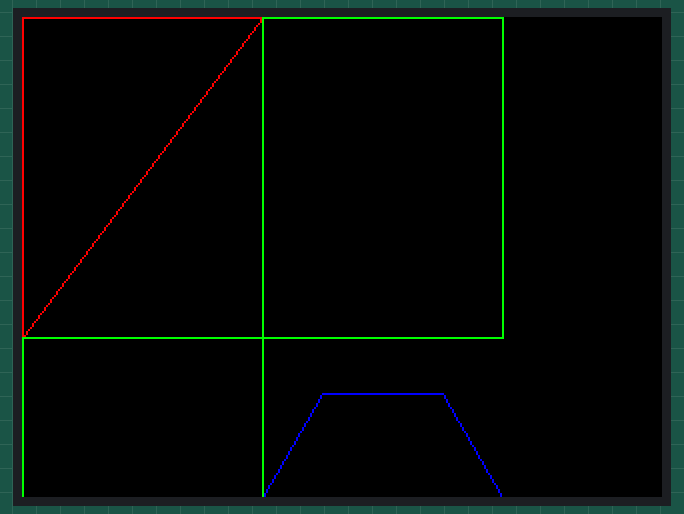
Simulated run of this sketch. Board: ESP32. On the bench: 320×240 colour display.

Above: at 0.3 s.

The sketch:

shapes2.ino
```cpp
#include <TFT_eSPI.h>  // Include TFT_eSPI library

TFT_eSPI tft = TFT_eSPI(); // Create TFT instance

// Screen dimensions
#define SCREEN_WIDTH  240
#define SCREEN_HEIGHT 320

// Parameters for tessellation
float u_start = -1.0, u_end = 1.0;  // U range
float v_start = -1.0, v_end = 1.0;  // V range
int num_u = 8, num_v = 8;  // Grid resolution

// Function to compute a point on the surface
void computeSurfacePoint(float u, float v, float &x, float &y) {
  // A simple algebraic shape (e.g., elliptic surface)
  x = u;                // X-coordinate
  y = v;                // Y-coordinate
}

// Map algebraic coordinates to screen space
void mapToScreen(float x, float y, float &screenX, float &screenY) {
  screenX = map(x, u_start, u_end, 0, SCREEN_WIDTH);
  screenY = map(y, v_start, v_end, 0, SCREEN_HEIGHT);
}

// Draw a triangle
void drawTriangle(float x1, float y1, float x2, float y2, float x3, float y3, uint16_t color) {
  tft.drawLine(x1, y1, x2, y2, color);
  tft.drawLine(x2, y2, x3, y3, color);
  tft.drawLine(x3, y3, x1, y1, color);
}

// Draw a rectangle
void drawRectangle(float x1, float y1, float x2, float y2, float x3, float y3, float x4, float y4, uint16_t color) {
  tft.drawLine(x1, y1, x2, y2, color);
  tft.drawLine(x2, y2, x3, y3, color);
  tft.drawLine(x3, y3, x4, y4, color);
  tft.drawLine(x4, y4, x1, y1, color);
}

// Draw a hexagon
void drawHexagon(float cx, float cy, float radius, uint16_t color) {
  for (int i = 0; i < 6; i++) {
    float angle1 = i * 60 * DEG_TO_RAD;
    float angle2 = (i + 1) * 60 * DEG_TO_RAD;
    float x1 = cx + radius * cos(angle1);
    float y1 = cy + radius * sin(angle1);
    float x2 = cx + radius * cos(angle2);
    float y2 = cy + radius * sin(angle2);
    tft.drawLine(x1, y1, x2, y2, color);
  }
}

// Tessellate the surface
void tessellateSurface() {
  float du = (u_end - u_start) / num_u;
  float dv = (v_end - v_start) / num_v;

  for (int i = 0; i < num_u; i++) {
    for (int j = 0; j < num_v; j++) {
      // Compute (u, v) for the current grid cell
      float u1 = u_start + i * du, v1 = v_start + j * dv;
      float u2 = u_start + (i + 1) * du, v2 = v1;
      float u3 = u1, v3 = v_start + (j + 1) * dv;
      float u4 = u2, v4 = v3;

      // Compute screen coordinates for the vertices
      float x1, y1, x2, y2, x3, y3, x4, y4;
      computeSurfacePoint(u1, v1, x1, y1);
      computeSurfacePoint(u2, v2, x2, y2);
      computeSurfacePoint(u3, v3, x3, y3);
      computeSurfacePoint(u4, v4, x4, y4);

      mapToScreen(x1, y1, x1, y1);
      mapToScreen(x2, y2, x2, y2);
      mapToScreen(x3, y3, x3, y3);
      mapToScreen(x4, y4, x4, y4);

      // Alternate shapes based on grid position
      if ((i + j) % 3 == 0) {
        drawTriangle(x1, y1, x2, y2, x3, y3, TFT_RED);
      } else if ((i + j) % 3 == 1) {
        drawRectangle(x1, y1, x2, y2, x4, y4, x3, y3, TFT_GREEN);
      } else {
        float cx = (x1 + x2 + x3 + x4) / 4;
        float cy = (y1 + y2 + y3 + y4) / 4;
        float radius = min(abs(x2 - x1), abs(y3 - y1)) / 2;
        drawHexagon(cx, cy, radius, TFT_BLUE);
      }
    }
  }
}

void setup() {
  tft.init();
  tft.setRotation(1);
  tft.fillScreen(TFT_BLACK);

  // Tessellate and draw the surface
  tessellateSurface();
}

void loop() {
  // Nothing to do in the loop
}
```
